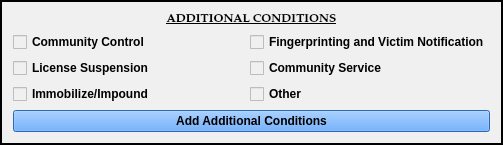
        <widget class="QFrame" name="frame_6">
         <property name="sizePolicy">
          <sizepolicy hsizetype="Preferred" vsizetype="Preferred">
           <horstretch>0</horstretch>
           <verstretch>0</verstretch>
          </sizepolicy>
         </property>
         <property name="styleSheet">
          <string notr="true">background-color: rgb(240, 240, 240);
font: 75 9pt &quot;Palatino Linotype&quot;;
font-weight: bold;</string>
         </property>
         <property name="frameShape">
          <enum>QFrame::Box</enum>
         </property>
         <property name="frameShadow">
          <enum>QFrame::Plain</enum>
         </property>
         <property name="lineWidth">
          <number>2</number>
         </property>
         <layout class="QGridLayout" name="gridLayout_2">
          <item row="1" column="0">
           <widget class="QCheckBox" name="community_control_checkBox">
            <property name="text">
             <string>Community Control                     </string>
            </property>
           </widget>
          </item>
          <item row="1" column="1">
           <widget class="QCheckBox" name="victim_notification_checkBox">
            <property name="text">
             <string>Fingerprinting and Victim Notification</string>
            </property>
           </widget>
          </item>
          <item row="3" column="1">
           <widget class="QCheckBox" name="other_conditions_checkBox">
            <property name="enabled">
             <bool>true</bool>
            </property>
            <property name="focusPolicy">
             <enum>Qt::StrongFocus</enum>
            </property>
            <property name="text">
             <string>Other                                              </string>
            </property>
           </widget>
          </item>
          <item row="2" column="1">
           <widget class="QCheckBox" name="community_service_checkBox">
            <property name="text">
             <string>Community Service                        </string>
            </property>
           </widget>
          </item>
          <item row="2" column="0">
           <widget class="QCheckBox" name="license_suspension_checkBox">
            <property name="text">
             <string>License Suspension                           </string>
            </property>
           </widget>
          </item>
          <item row="3" column="0">
           <widget class="QCheckBox" name="impoundment_checkBox">
            <property name="text">
             <string>Immobilize/Impound                         </string>
            </property>
           </widget>
          </item>
          <item row="8" column="0" colspan="2">
           <widget class="QPushButton" name="add_conditions_Button">
            <property name="styleSheet">
             <string notr="true">background-color: rgb(62, 146, 255)</string>
            </property>
            <property name="text">
             <string>Add Additional Conditions</string>
            </property>
            <property name="autoDefault">
             <bool>false</bool>
            </property>
           </widget>
          </item>
          <item row="0" column="0" colspan="2">
           <widget class="QLabel" name="add_conditions_label">
            <property name="maximumSize">
             <size>
              <width>16777215</width>
              <height>40</height>
             </size>
            </property>
            <property name="font">
             <font>
              <family>Palatino Linotype</family>
              <pointsize>9</pointsize>
              <weight>75</weight>
              <italic>false</italic>
              <bold>true</bold>
              <underline>true</underline>
             </font>
            </property>
            <property name="text">
             <string>ADDITIONAL CONDITIONS</string>
            </property>
            <property name="alignment">
             <set>Qt::AlignCenter</set>
            </property>
           </widget>
          </item>
         </layout>
        </widget>
